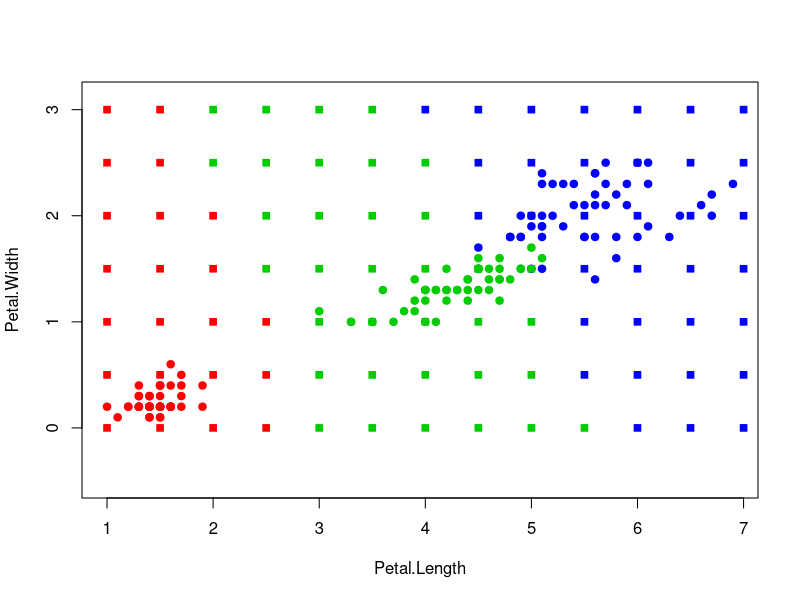

Reproduce this figure in R.
sortObjectsByDist = function(xl, z){
  
  l = dim(xl)[1];
  n = dim(xl)[2]-1;
  
  distances = matrix(NA, l, 2);
  
  for (i in 1:l){
    distances[i, ] = c(i, sqrt(sum((xl[i, 1:n] - z)^2)));
  }
  
  orderedXl = xl[order(distances[, 2]), ];
  return (orderedXl);
}

classif_kNN = function(orderedXl, k){
  
  classes = orderedXl[1:k, 3];
  
  counts = table(classes);
  
  class = names(which.max(counts));
  
  return (class)
}

kNN = function(xl, z, k){
  return(classif_kNN(sortObjectsByDist(xl, z), k))
}

xl = iris[,3:5];

colors <- c("setosa" = "red", "versicolor" = "green3", "virginica" = "blue")
plot(iris[, 3:4], pch = 21, bg = colors[iris$Species], col = colors[iris$Species], asp = 1)

x = 1;
y = 0;

while(x <= 7){
  while(y <= 3){
    class <- kNN(xl, c(x,y), k=6);
    points(x, y, pch = 22, bg = colors[class], col = colors[class], asp = 1);
    y = y + 0.5;
  }
  y = 0;
  x = x + 0.5;
}


